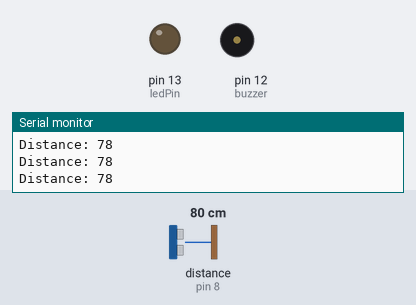
This sketch was run on a simulated Arduino Uno, built with avr-gcc and run on an emulated ATmega328P. Shown: output pins drawn as LEDs (lit = HIGH), buzzer (waves = sounding, pin HIGH), the last lines printed to the serial monitor. Wiring (inferred from the names in the program): ultrasonic range finder: trigger pin 7; echo pin 8. Inputs (shaded band) come from the test bench; at power-on: distance to the obstacle (sensor on pin 8) 80 cm. The echo pulse lasts 58.3 µs per cm; pins used as bus, display or sensor lines are not drawn.

Above: at 1.2 s.
1.3 s: distance to the obstacle (sensor on pin 8) set to 8 cm
4.3 s: distance to the obstacle (sensor on pin 8) set to 5 cm
At 5.4 s:
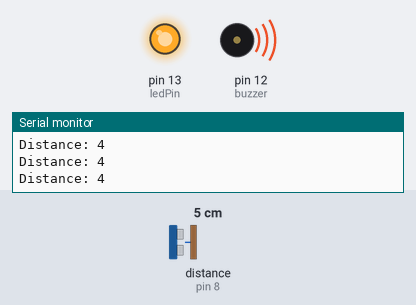
5.8 s: distance to the obstacle (sensor on pin 8) set to 9 cm
At 6.6 s:
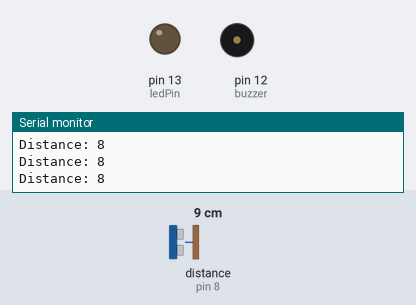
8.8 s: distance to the obstacle (sensor on pin 8) set to 2 cm
At 10.1 s:
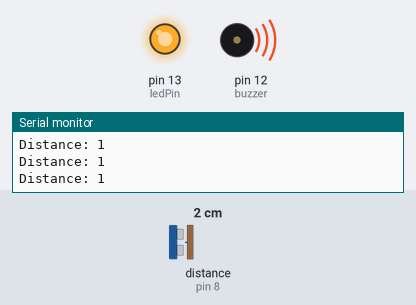
Timing chart, 0 to 11.8 s (numbered marks = the images above; inputs shaded):
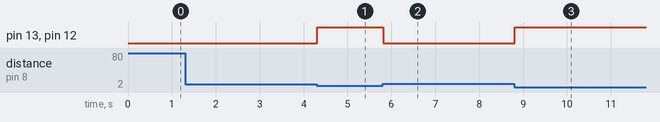

The sketch:

arduino_ultrasonic.ino
```cpp
const int trigPin = 7;
const int echoPin = 8;
const int buzzer = 12;
const int ledPin = 13;

long duration;
int distance;

void setup() {
pinMode(trigPin, OUTPUT);
pinMode(echoPin, INPUT);
pinMode(buzzer, OUTPUT);
pinMode(ledPin, OUTPUT);
Serial.begin(9600);
}


void loop() {
digitalWrite(trigPin, LOW);
delayMicroseconds(2);


digitalWrite(trigPin, HIGH);
delayMicroseconds(10);
digitalWrite(trigPin, LOW);


duration = pulseIn(echoPin, HIGH);


distance= duration*0.034/2;

if (distance <= 5){
  digitalWrite(buzzer, HIGH);
  digitalWrite(ledPin, HIGH);
}
else{
  digitalWrite(buzzer, LOW);
  digitalWrite(ledPin, LOW);
}


Serial.print("Distance: ");
Serial.println(distance);
}
```

Measured:
- the behaviour switches between 7 and 6 cm on distance to the obstacle (sensor on pin 8) (found by bisection; images 0 and 1)
- after the input at 4.3 s, pin 13 (ledPin), pin 12 (buzzer): LOW → HIGH at once
- after the input at 5.8 s, pin 13 (ledPin), pin 12 (buzzer): HIGH → LOW at once
- after the input at 8.8 s, pin 13 (ledPin), pin 12 (buzzer): LOW → HIGH at once
